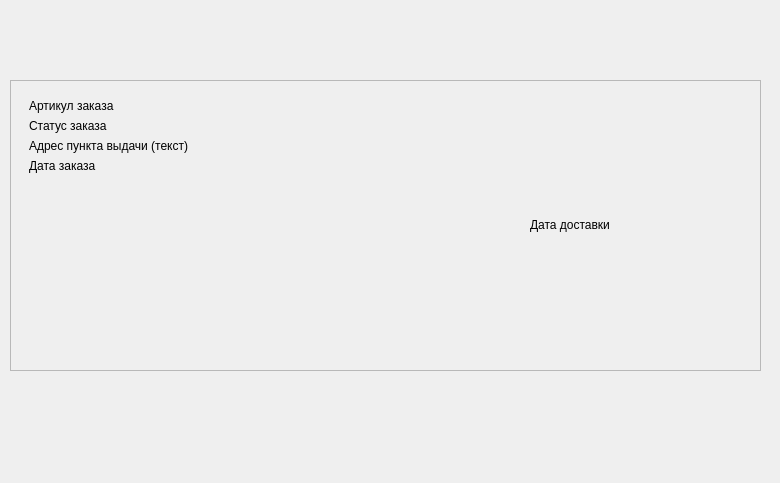
<?xml version="1.0" encoding="UTF-8"?>
<ui version="4.0">
 <class>Form</class>
 <widget class="QWidget" name="Form">
  <property name="geometry">
   <rect>
    <x>0</x>
    <y>0</y>
    <width>780</width>
    <height>483</height>
   </rect>
  </property>
  <property name="windowTitle">
   <string>Form</string>
  </property>
  <widget class="QWidget" name="verticalLayoutWidget">
   <property name="geometry">
    <rect>
     <x>10</x>
     <y>80</y>
     <width>751</width>
     <height>291</height>
    </rect>
   </property>
   <layout class="QVBoxLayout" name="verticalLayout">
    <item>
     <widget class="QFrame" name="frame">
      <property name="frameShape">
       <enum>QFrame::Shape::StyledPanel</enum>
      </property>
      <property name="frameShadow">
       <enum>QFrame::Shadow::Raised</enum>
      </property>
      <layout class="QHBoxLayout" name="horizontalLayout">
       <item>
        <widget class="QWidget" name="widget" native="true">
         <layout class="QFormLayout" name="formLayout">
          <item row="0" column="0">
           <widget class="QLabel" name="label">
            <property name="text">
             <string>Артикул заказа</string>
            </property>
           </widget>
          </item>
          <item row="0" column="1">
           <widget class="QLabel" name="article">
            <property name="text">
             <string/>
            </property>
           </widget>
          </item>
          <item row="1" column="0">
           <widget class="QLabel" name="label_2">
            <property name="text">
             <string>Статус заказа</string>
            </property>
           </widget>
          </item>
          <item row="1" column="1">
           <widget class="QLabel" name="status">
            <property name="text">
             <string/>
            </property>
           </widget>
          </item>
          <item row="2" column="1">
           <widget class="QLabel" name="address">
            <property name="text">
             <string/>
            </property>
           </widget>
          </item>
          <item row="3" column="0">
           <widget class="QLabel" name="label_4">
            <property name="text">
             <string>Дата заказа</string>
            </property>
           </widget>
          </item>
          <item row="3" column="1">
           <widget class="QLabel" name="date_order">
            <property name="text">
             <string/>
            </property>
           </widget>
          </item>
          <item row="2" column="0">
           <widget class="QLabel" name="label_3">
            <property name="text">
             <string>Адрес пункта выдачи (текст)</string>
            </property>
           </widget>
          </item>
         </layout>
        </widget>
       </item>
       <item>
        <widget class="QLabel" name="date_delivery">
         <property name="text">
          <string>&lt;html&gt;&lt;head/&gt;&lt;body&gt;&lt;p align=&quot;center&quot;&gt;Дата доставки&lt;/p&gt;&lt;/body&gt;&lt;/html&gt;</string>
         </property>
        </widget>
       </item>
      </layout>
     </widget>
    </item>
   </layout>
  </widget>
 </widget>
 <resources/>
 <connections/>
</ui>
